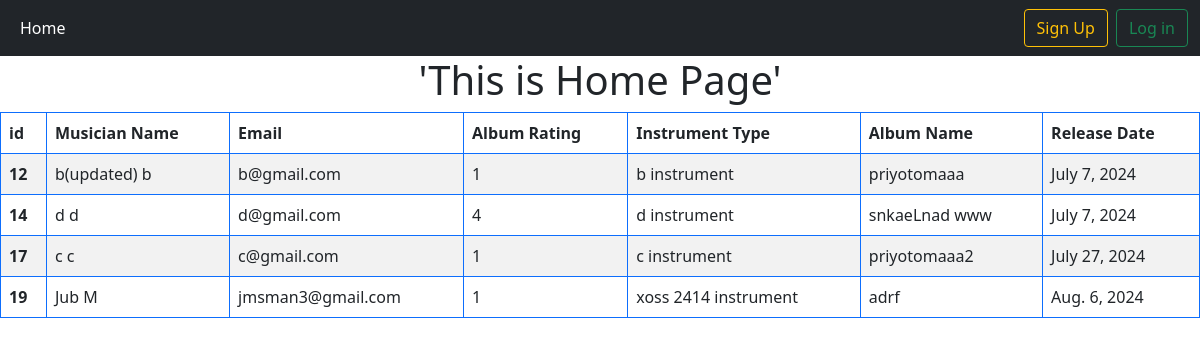
/profile/, run on the app's committed database.
### first_app/models.py (models this page shows, shortened)
class AlbumModel(models.Model):
    album_name = models.CharField(max_length=30)
    musician = models.ForeignKey(MusicianModel , on_delete= models.CASCADE)
    album_release_date = models.DateField()
    rate_choices =(
    ("1", "One"),
    ("2", "Two"),
    ("3", "Three"),
    ("4", "Four"),
    ("5", "Five"),)
    rating = models.CharField( max_length=1, choices= rate_choices)

class MusicianModel(models.Model):
    first_name = models.CharField(max_length=30)
    last_name = models.CharField(max_length=30)
    email = models.EmailField(help_text='Enter a valid email address')
    phone = models.CharField(max_length=12 , help_text='Enter a phone number maximum 12 digits')
    instrument = models.CharField(max_length=30)

### first_app/views.py (the view)
# urls.py: path('profile/', views.profile , name= 'profile_page' ),
def profile(request):
    data = AlbumModel.objects.all()
    return render( request , 'profile.html' , {'data' : data})

### first_app/templates/profile.html
{% extends "base.html" %} {% load crispy_forms_tags %} {% block content %}
{% if user.is_authenticated %}
<h1 style="text-align: center;">'This is Profile Page'</h1>
<table class="table table-bordered border-primary  table-hover table-striped ">
    <thead>
        <tr>
            <th scope="col">id</th>
            <th scope="col">Musician Name</th>
            <th scope="col">Email</th>
            <th scope="col">Album Rating</th>
            <th scope="col">Instrument Type</th>
            <th scope="col">Album Name</th>
            <th scope="col">Release Date</th>
            <th scope="col">Edit Here</th>
            <th scope="col">Delete Here</th>
        </tr>
    </thead>
    <tbody>
        {% for i in data %} {% csrf_token %}
        <tr>
            <th scope="row">{{i.id}}</th>
            <td> <a href="{% url 'person_edit_page' i.musician.id %}">{{i.musician.first_name}} {{i.musician.last_name}}</a></td>
            <td>{{i.musician.email}}</td>
            <td>{{i.rating}}</td>
            <td>{{i.musician.instrument}}</td>
            <td>{{i.album_name }}</td>
            <td>{{i.album_release_date }}</td>
            <td>
                <a class="btn btn-outline-warning text-dark" href="{% url 'album_edit_page' i.id %}"
                    type="submit">Edit</a>
            </td>
            <td>
                <a class="btn btn-outline-danger" href="{% url 'delete_musician' i.musician.id %}" type="submit">Delete</a>
            </td>
        </tr>
        {% endfor %}
    </tbody>
</table>
{% else %}
<h1 style="text-align: center;">'This is Home Page'</h1>
<table class="table table-bordered border-primary  table-hover table-striped ">
    <thead>
        <tr>
            <th scope="col">id</th>
            <th scope="col">Musician Name</th>
            <th scope="col">Email</th>
            <th scope="col">Album Rating</th>
            <th scope="col">Instrument Type</th>
            <th scope="col">Album Name</th>
            <th scope="col">Release Date</th>
        </tr>
    </thead>
    <tbody>
        {% for i in data %} {% csrf_token %}
        <tr>
            <th scope="row">{{i.id}}</th>
            <td>{{i.musician.first_name}} {{i.musician.last_name}} </td>
            <td>{{i.musician.email}}</td>
            <td>{{i.rating}}</td>
            <td>{{i.musician.instrument}}</td>
            <td>{{i.album_name }}</td>
            <td>{{i.album_release_date }}</td>
        </tr>
        {% endfor %}
    </tbody>
</table>
{% endif %}
{% endblock content %}

### data on the page
AlbumModel: id "12", musician.first_name "b(updated)", musician.last_name "b", musician.email "b@gmail.com", rating "1", musician.instrument "b instrument", album_name "priyotomaaa", album_release_date "July 7, 2024"
AlbumModel: id "14", musician.first_name "d", musician.last_name "d", musician.email "d@gmail.com", rating "4", musician.instrument "d instrument", album_name "snkaeLnad www", album_release_date "July 7, 2024"
AlbumModel: id "17", musician.first_name "c", musician.last_name "c", musician.email "c@gmail.com", rating "1", musician.instrument "c instrument", album_name "priyotomaaa2", album_release_date "July 27, 2024"
AlbumModel: id "19", musician.first_name "Jub", musician.last_name "M", musician.email "jmsman3@gmail.com", rating "1", musician.instrument "xoss 2414 instrument", album_name "adrf", album_release_date "Aug. 6, 2024"
